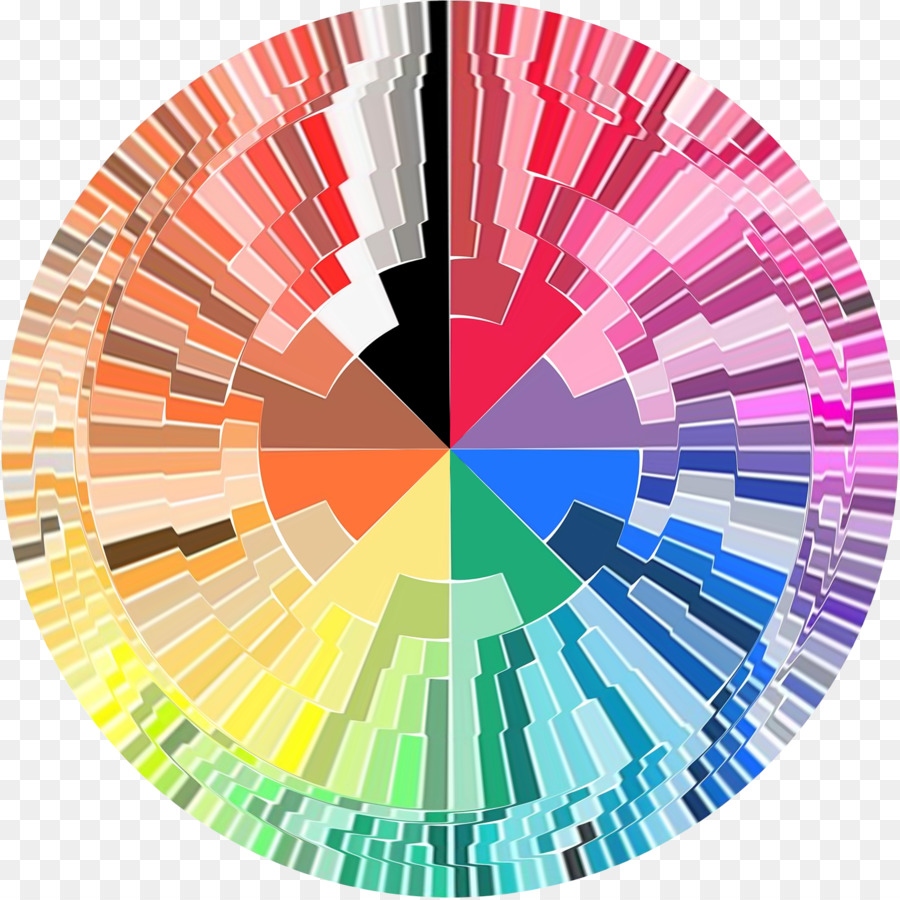
#> input picture img/sample_1.jpg, 900 x 900 px
$ python recog2.py
#> lines starting #> are read from the running program, lines starting #| are printed output that depends on the picture; after the words box and inside, x2 and y2 are one past the last pixel; in counts of white or black regions, pixels touching at a corner belong together
# -*- coding: utf-8 -*-
"""DIPproject.ipynb

Automatically generated by Colab.

Original file is located at
    https://colab.research.google.com/drive/1CTKveJEmvYKFBwAl7d7izKKksEyjhAtD
"""

import numpy as np
import pandas as pd
import cv2
from typing import Tuple, Optional
from dataclasses import dataclass
import pyperclip
import tkinter as tk
from tkinter import filedialog, messagebox

@dataclass
class ColorInfo:
    name: str
    rgb: Tuple[int, int, int]
    hex: str

# Color blindness matrices
COLOR_BLINDNESS_MATRICES = {
    'Normal': np.array([
        [1.0, 0.0, 0.0],
        [0.0, 1.0, 0.0],
        [0.0, 0.0, 1.0]
    ]),
    'Protanopia': np.array([
        [0.56667, 0.43333, 0.0],
        [0.55833, 0.44167, 0.0],
        [0.0, 0.24167, 0.75833]
    ]),
    'Deuteranopia': np.array([
        [0.625, 0.375, 0.0],
        [0.70, 0.30, 0.0],
        [0.0, 0.30, 0.70]
    ]),
    'Tritanopia': np.array([
        [0.95, 0.05, 0.0],
        [0.0, 0.43333, 0.56667],
        [0.0, 0.475, 0.525]
    ]),
}

class ColorRecognitionApp:
    def __init__(self, colors_csv_path: str):
        """Initialize the Color Recognition App with image and color dataset."""
#> called with colors_csv_path = 'colors.csv'
        self.colors_csv_path = colors_csv_path
        self.img = None
        self.img_resized = None  # Store the resized image
        self.img_simulated = None
        self.img_display = None  # Image used for displaying (with annotations)
        self.simulation_mode = 'Normal'
        self.current_color: Optional[ColorInfo] = None
        self.window_name = 'Color Recognition App'
        self.scale_factor = 1.0  # Scaling factor for image resizing

        # Set fixed window size
        self.window_width = 800  # Adjust as needed
        self.window_height = 600  # Adjust as needed

        # Load and prepare color dataset
        self.colors_df = pd.read_csv(
            colors_csv_path,
            names=["color", "color_name", "hex", "R", "G", "B"],
            header=None
        )
#> (reads colors.csv from the repository)

        # Initialize Tkinter root for GUI features
        self.root = tk.Tk()
        self.root.withdraw()  # Hide the root window

        # Use file dialog to select an image
        self.load_image_with_dialog()

    def load_image_with_dialog(self):
        """Use a file dialog to select and load an image."""
        file_path = filedialog.askopenfilename(
            title="Select an Image",
            filetypes=[("Image files", "*.jpg *.jpeg *.png *.bmp *.tiff")]
        )
#> the answer given: img/sample_1.jpg
        if file_path:
            self.img = cv2.imread(file_path)
#> self.img is the input picture: shape (900, 900, 3); mean B, G, R 174, 178, 199.3
            if self.img is None:
                messagebox.showerror("Error", f"Could not load image from {file_path}")
                return
            self.resize_image_to_fixed_window()
            self.root.destroy()  # Close the Tkinter window
            # Proceed to run the app
            self.run()
        else:
            messagebox.showinfo("No File Selected", "No image file was selected.")
            self.root.destroy()

    def resize_image_to_fixed_window(self):
        """Resize the image to fit within the fixed window dimensions."""
        img_height, img_width = self.img.shape[:2]
#> img_height = 900; img_width = 900

        # Determine the scaling factor
        scale_width = self.window_width / img_width
#> scale_width = 0.889
        scale_height = self.window_height / img_height
#> scale_height = 0.667
        self.scale_factor = min(scale_width, scale_height)
#> self.scale_factor = 0.667

        new_width = int(img_width * self.scale_factor)
#> new_width = 600
        new_height = int(img_height * self.scale_factor)
#> new_height = 600
        self.img_resized = cv2.resize(self.img, (new_width, new_height), interpolation=cv2.INTER_AREA)

        # Center the image in the window
        self.x_offset = (self.window_width - new_width) // 2
#> self.x_offset = 100
        self.y_offset = (self.window_height - new_height) // 2
#> self.y_offset = 0
#> in run, `self.canvas[self.y_offset:self.y_offset + self.img_resized.shape[0], s..`:
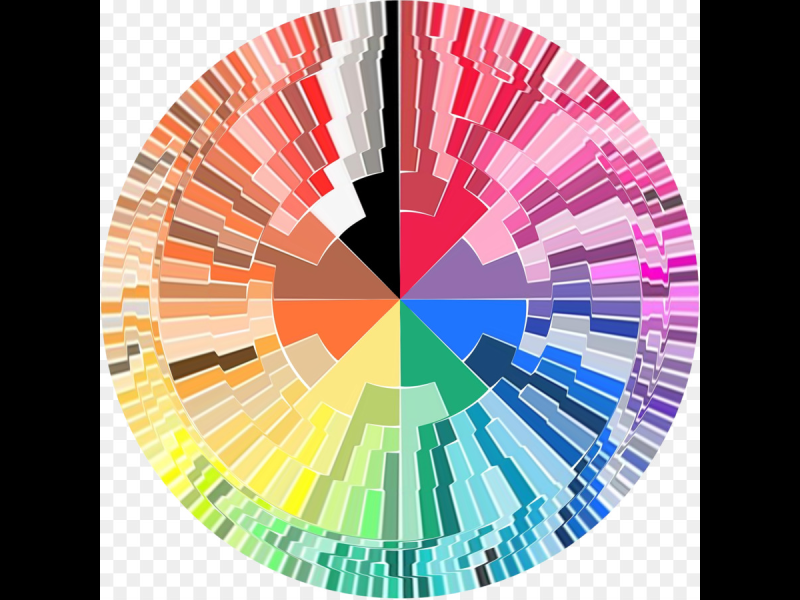
#> self.canvas: shape (600, 800, 3); mean B, G, R 130.5, 133.5, 149.5

    # [50 lines left out: functions recognize_color, mouse_callback, draw_color_info, not called in this run]

    def draw_simulation_mode(self):
        # Existing code (adjusted to draw on canvas)
        # Prepare the text
        mode_text = f"Mode: {self.simulation_mode}"

        # Set position for the text (bottom left)
        text_position = (10, self.window_height - 10)

        # Text properties
        text_color = (255, 255, 255)  # White text
        font = cv2.FONT_HERSHEY_SIMPLEX
        font_scale = 0.8
        thickness = 2

        # Get text size
        (text_width, text_height), baseline = cv2.getTextSize(mode_text, font, font_scale, thickness)

        # Make a filled rectangle as background
        rect_start = (text_position[0], text_position[1] - text_height - baseline)
        rect_end = (text_position[0] + text_width, text_position[1] + baseline)
        cv2.rectangle(self.canvas, rect_start, rect_end, (0, 0, 0), -1)

        # Put the text
        cv2.putText(self.canvas, mode_text, text_position, font, font_scale, text_color, thickness, cv2.LINE_AA)
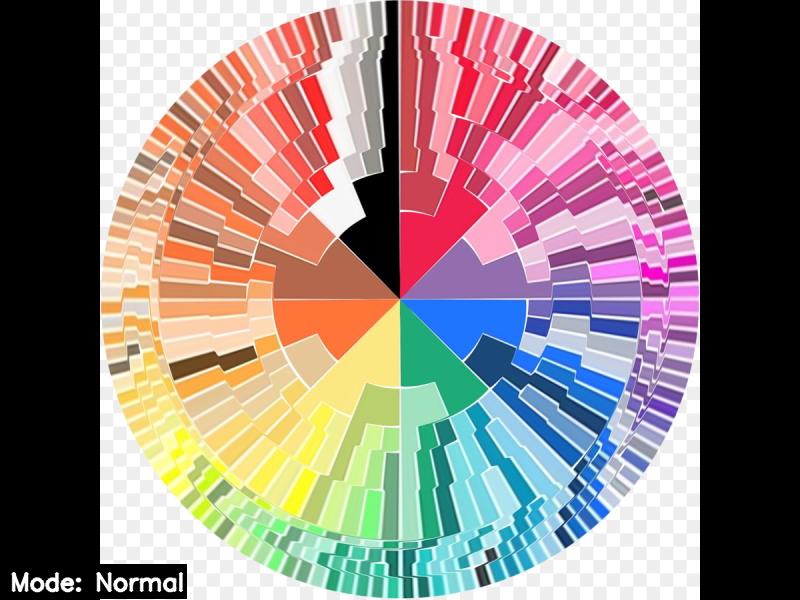
#> self.canvas: shape (600, 800, 3); mean B, G, R 129.7, 132.7, 148.7

    def apply_color_blindness_simulation(self):
        # Existing code (adjusted to work with resized image)
        # Get the transformation matrix
        matrix = COLOR_BLINDNESS_MATRICES.get(self.simulation_mode, COLOR_BLINDNESS_MATRICES['Normal'])

        # Apply the matrix to the resized image
        img_float = self.img_resized.astype(np.float32) / 255.0
        img_sim = cv2.transform(img_float, matrix)
        img_sim = np.clip(img_sim, 0, 1) * 255
        self.img_simulated = img_sim.astype(np.uint8)

    def handle_key_press(self):
        # Existing code (unchanged)
        key = cv2.waitKey(20) & 0xFF
        if key == ord('c') and self.current_color:
            # Copy color values to clipboard
            color_text = f"Name: {self.current_color.name}, RGB: {self.current_color.rgb}, HEX: {self.current_color.hex}"
            pyperclip.copy(color_text)
            print(f"Copied to clipboard: {color_text}")
        elif key == ord('n'):
            # Normal vision
            self.simulation_mode = 'Normal'
            self.apply_color_blindness_simulation()
        elif key == ord('p'):
            # Protanopia simulation
            self.simulation_mode = 'Protanopia'
            self.apply_color_blindness_simulation()
        elif key == ord('d'):
            # Deuteranopia simulation
            self.simulation_mode = 'Deuteranopia'
            self.apply_color_blindness_simulation()
        elif key == ord('t'):
            # Tritanopia simulation
            self.simulation_mode = 'Tritanopia'
            self.apply_color_blindness_simulation()
        elif key == 27:
            # ESC key to exit
            return False
        return True

        # Add this function inside the ColorRecognitionApp class
    def draw_help_text(self):
        """Draw the help text based on the current simulation mode."""
    # Define the help text for each mode
        help_text = {
          'Normal': [
            "Double click for RGB, Hex value",
            "Press 'p' for Protanopia Simulation",
            "Press 'd' for Deuteranopia Simulation",
            "Press 't' for Tritanopia Simulation",
            "Press 'c' to copy values"
          ],
          'Protanopia': [
            "Press 'n' for Normal Vision",
            "Press 'd' for Deuteranopia Simulation",
            "Press 't' for Tritanopia Simulation",
            "Double click for RGB, Hex value",
            "Press 'c' to copy values"
          ],
          'Deuteranopia': [
            "Press 'n' for Normal Vision",
            "Press 'p' for Protanopia Simulation",
            "Press 't' for Tritanopia Simulation",
            "Double click for RGB, Hex value",
            "Press 'c' to copy values"
          ],
          'Tritanopia': [
            "Press 'n' for Normal Vision",
            "Press 'p' for Protanopia Simulation",
            "Press 'd' for Deuteranopia Simulation",
            "Double click for RGB, Hex value",
            "Press 'c' to copy values"
          ]
        }

    # Get the text for the current mode
        lines = help_text.get(self.simulation_mode, [])

    # Set starting position and font properties
        y_position = self.window_height - 140  # Start from the bottom with an offset
        x_position = 10  # Margin from the left
        font = cv2.FONT_HERSHEY_SIMPLEX
        font_scale = 0.5  # Adjust the font scale for size 12 text
        thickness = 1
        line_height = 20  # Vertical spacing between lines

    # Draw each line of text
        for line in lines:
          text_size, _ = cv2.getTextSize(line, font, font_scale, thickness)
          cv2.putText(self.canvas, line, (x_position, y_position),
                    font, font_scale, (255, 255, 255), thickness, cv2.LINE_AA)
          y_position += line_height
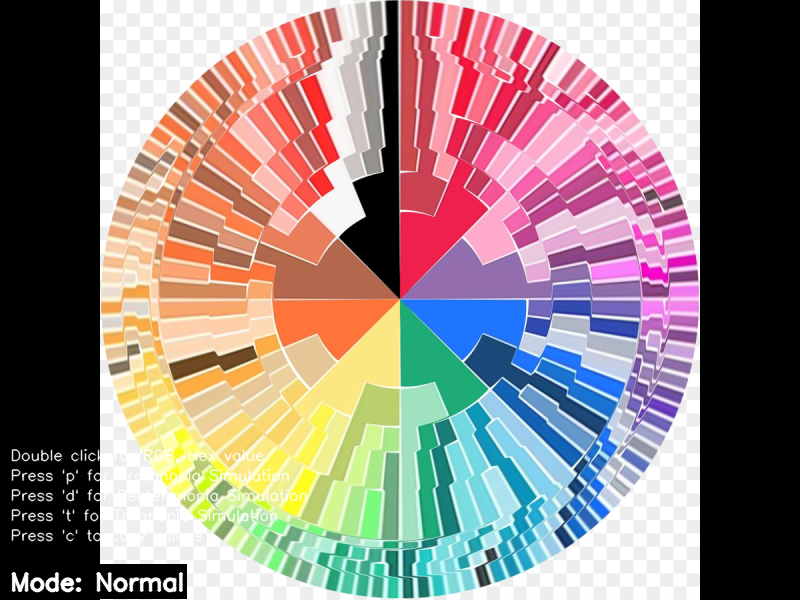
#> self.canvas: shape (600, 800, 3); 1.37% of pixels changed, all inside (x1, y1, x2, y2) = (11, 448, 308, 544)
#> after the loop, y_position = 560

    def run(self):
        """Run the application main loop."""
        self.canvas = np.zeros((self.window_height, self.window_width, 3), dtype=np.uint8)

        cv2.namedWindow(self.window_name)
        cv2.setMouseCallback(self.window_name, self.mouse_callback)

    # Apply initial simulation
        self.apply_color_blindness_simulation()

        while True:
            self.canvas[:] = (0, 0, 0)

        # Display the image with current simulation
            self.canvas[self.y_offset:self.y_offset + self.img_resized.shape[0],
                    self.x_offset:self.x_offset + self.img_resized.shape[1]] = self.img_simulated

        # Display color info if selected
            if self.current_color:
                self.draw_color_info()

        # Display simulation mode
            self.draw_simulation_mode()

        # Display the help text
            self.draw_help_text()

            cv2.imshow(self.window_name, self.canvas)

            if not self.handle_key_press():
#> (key Esc is pressed here)
                break

        cv2.destroyAllWindows()

# Usage example
if __name__ == "__main__":
    try:
        app = ColorRecognitionApp("colors.csv")
    except Exception as e:
        print(f"Error: {e}")
